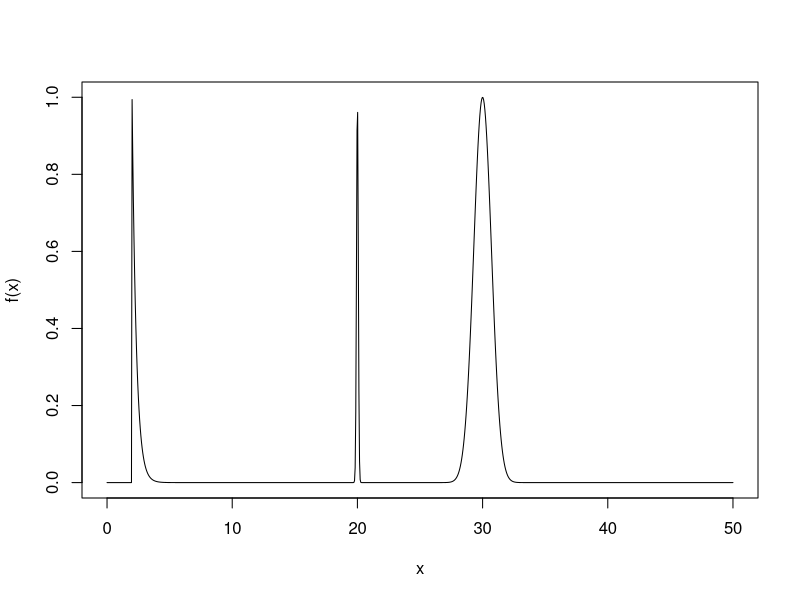
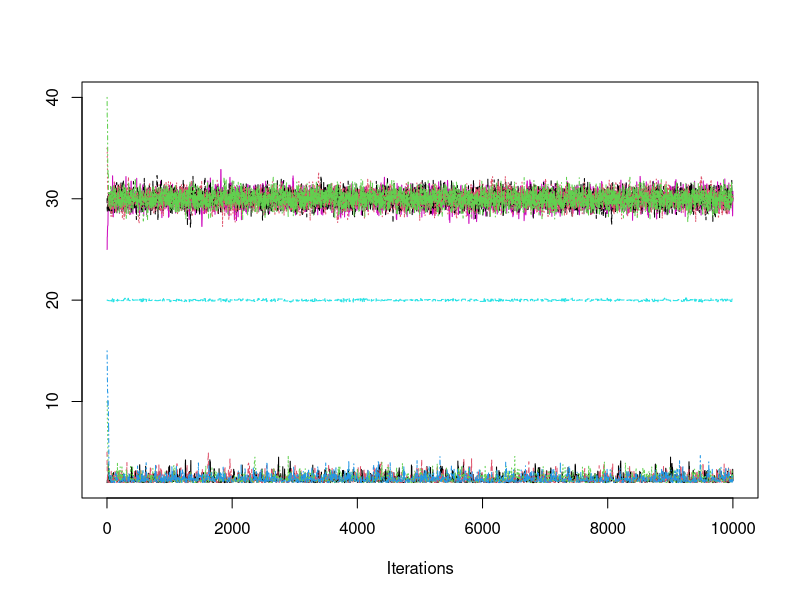
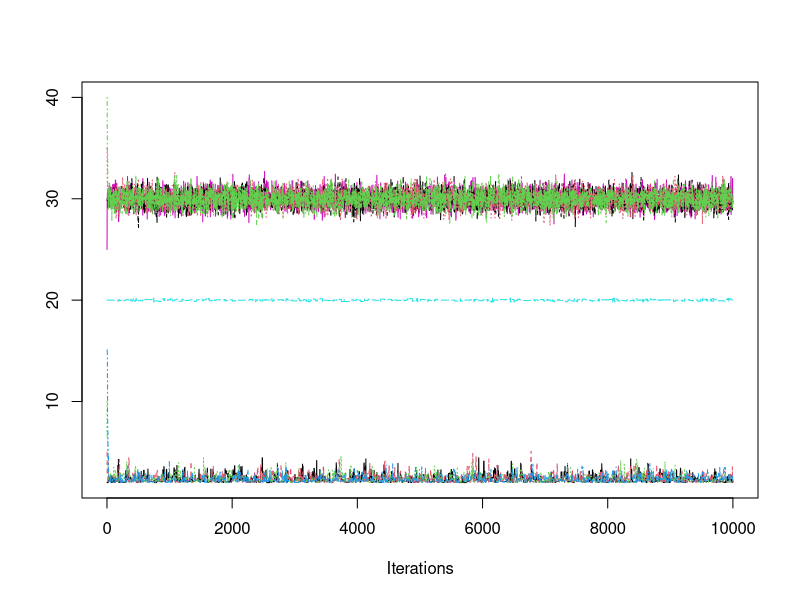
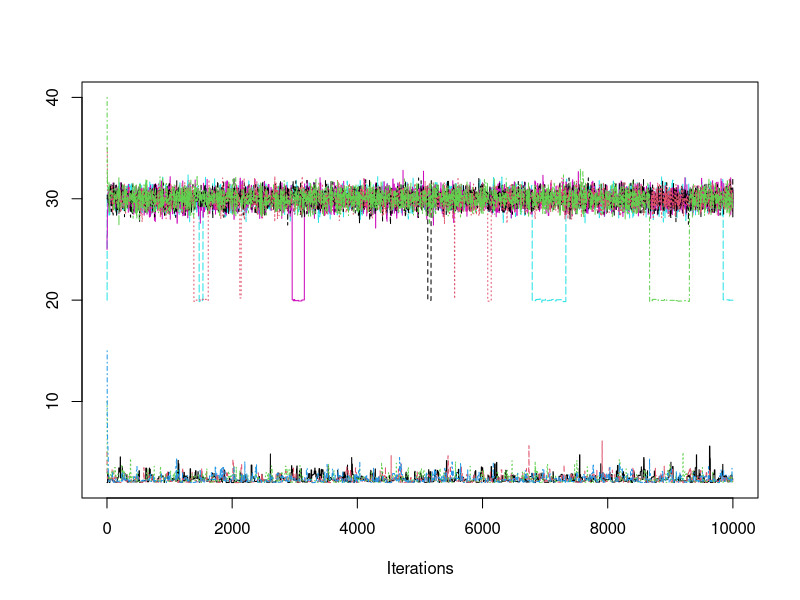
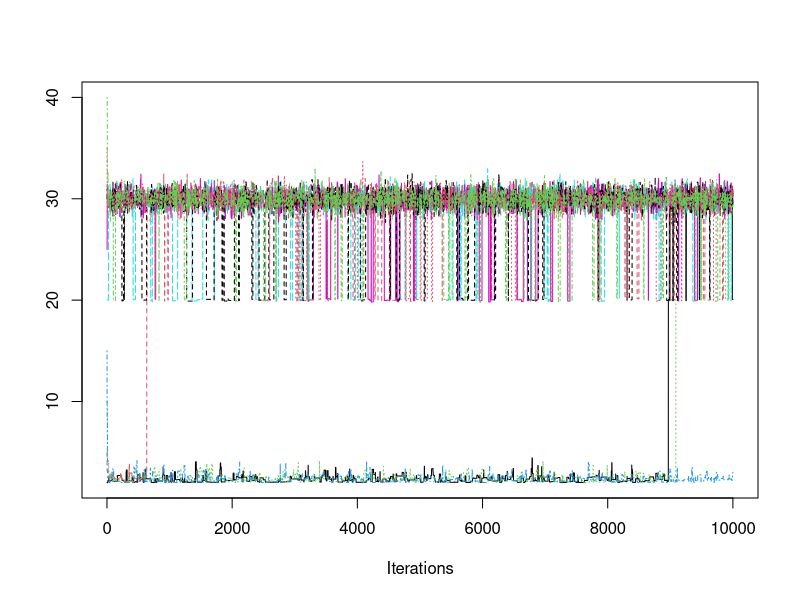
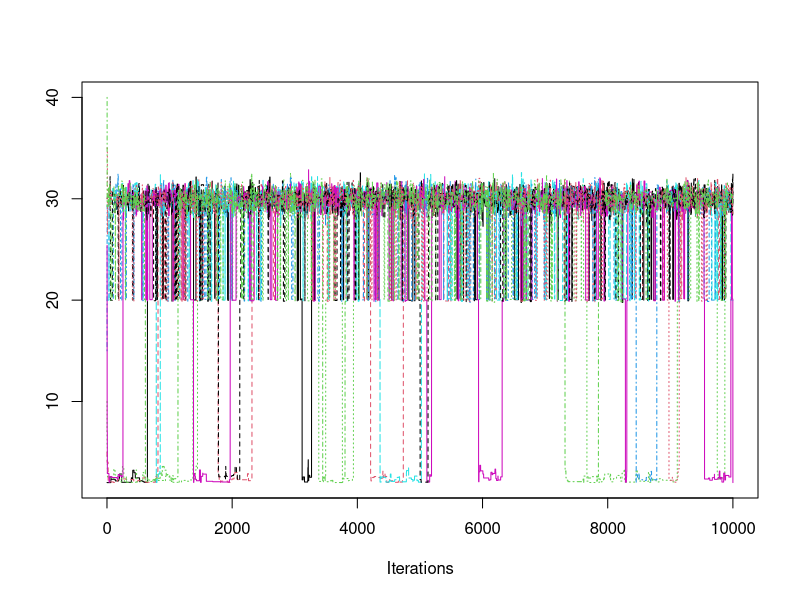
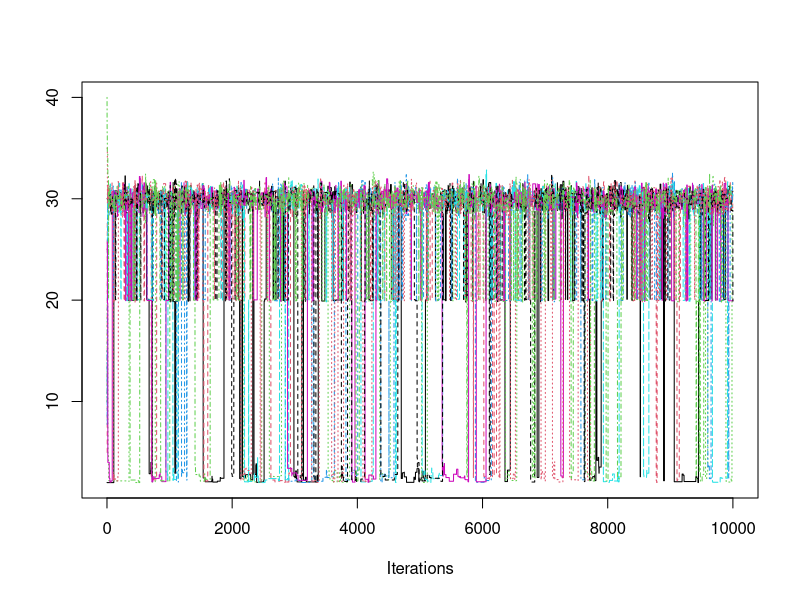
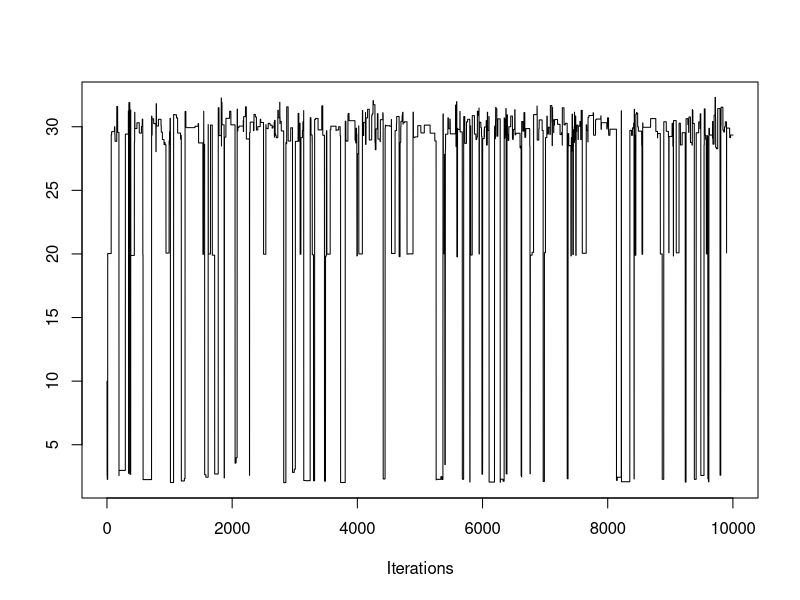

These charts were generated, in order, by the following R code:
## ---- chunk 1
knitr::opts_chunk$set(
  collapse = TRUE,
  comment = "#>"
)
include_solutions <- TRUE
## ---- chunk 2
require(rmarkdown)
require(knitr)
require(kableExtra)
# Put any library imports and other preamble here.
## ---- chunk 3

### Question 1a
library(coda)

target <- function(x) {
  if (x>=2){
    return (exp(-3*(x-2)) + exp(-(x-30)^2) + exp(-((x-20)^2)/0.01))
  }
  else{
    return (0)
  }
}

t=seq(0,50, length.out=1000)
plot(t, sapply(t, function(t) target(t)), type="l", xlab="x", ylab = "f(x)")

MetrHastw <- function(X0, sigmaprop, nsteps, f){
  X <- numeric(nsteps+1) 
  X[1] <- X0
  for (i in 2:(nsteps+1)){
    Y <- rnorm(1, mean=X[i-1],sd=sigmaprop)
    if (log(runif(1)) <= log(f(Y)) -log(f(X[i-1]))){
      X[i] <- Y}
    else{ X[i] <- X[i-1]}
   }
 X
} 

#seems larger variance is better when we have 10,000 samples for mixing. All chains converge pretty fast, it's just the different modes that make this distribution difficult.

#I should also compute the Gelman Rubin statistic for each chain as a quantitative way to display convergence or lack thereof

X0s <- c(2, 5, 10, 15, 20, 25, 30, 35, 40)
chains1 <-lapply(X0s, function(x0) mcmc(MetrHastw(x0, sigmaprop=1, nsteps=10000, f=target)))
traceplot(chains1) #maybe some labels would be nice. Particularly that the variance here is 1.

chains2 <-lapply(X0s, function(x0) mcmc(MetrHastw(x0, sigmaprop=2, nsteps=10000, f=target)))
traceplot(chains2)

chains3 <-lapply(X0s, function(x0) mcmc(MetrHastw(x0, sigmaprop=3, nsteps=10000, f=target)))
traceplot(chains3)

chains4 <-lapply(X0s, function(x0) mcmc(MetrHastw(x0, sigmaprop=5, nsteps=10000, f=target)))
traceplot(chains4) #actually ends up completely missing the mass around x=20

chains5 <-lapply(X0s, function(x0) mcmc(MetrHastw(x0, sigmaprop=8, nsteps=10000, f=target)))
traceplot(chains5) 

chains6 <- lapply(X0s, function(x0) mcmc(MetrHastw(x0, sigmaprop=11, nsteps=10000, f=target)))
traceplot(chains6) 

X0s2 <- c(10)

chains_large <- lapply(X0s2, function(x0) mcmc(MetrHastw(x0, sigmaprop=20, nsteps=10000, f=target)))
traceplot(chains_large) #it seems all of them cover the space but it's hard to see if they find that mode at 20 since they move around so much. Might be easier to focus on fewer chains for this

## ---- chunk 4

### Question 1b

#Idea: could use an independence sampler

target <- function(x) {
  if (x>=2){
    return (exp(-3*(x-2)) + exp(-(x-30)^2) + exp(-((x-20)^2)/0.01))
  }
  else{
    return (0)
  }
}


MH_newprop <- function(X0, nsteps, f){
  X <- numeric(nsteps+1) 
  X[1] <- X0
  
  for (i in 2:(nsteps+1)){
    Y <- runif(1, min=2, max=45)
    log_acc <- log(f(Y)) - log(f(X[i-1])) #the proposal densities cancel out as they are the same everywhere 
    
    if (log(runif(1)) <= log_acc){
      X[i] <- Y
    }
    else{X[i] <- X[i-1]}
   }
 X
} 

X0sb <- c(5,15,25)

chains_b <- lapply(X0sb, function(x0) mcmc(MH_newprop(x0, nsteps=10000, f=target)))
traceplot(chains_b)


## ---- chunk 5
### Question 1c

paralleltemp <- function(num.steps, Ts, sigmas) { #should probably add a target to this distribution
  M <- length(Ts)
  samples <- matrix(NA, nrow = num.steps, ncol=M)
  
  X <- rep(0, M)
  
  for (n in 1:num.steps) {
      # we are going to do a x-step
      for (m in 1:M) {
        y <- X[m] + sigmas[m]*rnorm(1)
        alpha <- g(y)^(1/Ts[m]) / g(X[m])^(1/Ts[m]) #where does this come from in the algorithm???
        
        if (runif(1) <= alpha) {
          X[m] <- y
        }
      }
      ### we are going for a swap
      m <- sample(1:(M-1), 1)
      
      num = (g(X[m])^(1/Ts[m+1])*g(X[m+1])^(1/Ts[m]))
      denom = (g(X[m])^(1/Ts[m])*g(X[m+1])^(1/Ts[m+1]))
      
      if (runif(1) <= num/denom) {
        X[c(m, m+1)] = X[c(m+1, m)]
      }
    
    samples[n, ] = X
  }
  
  return(samples)
}
